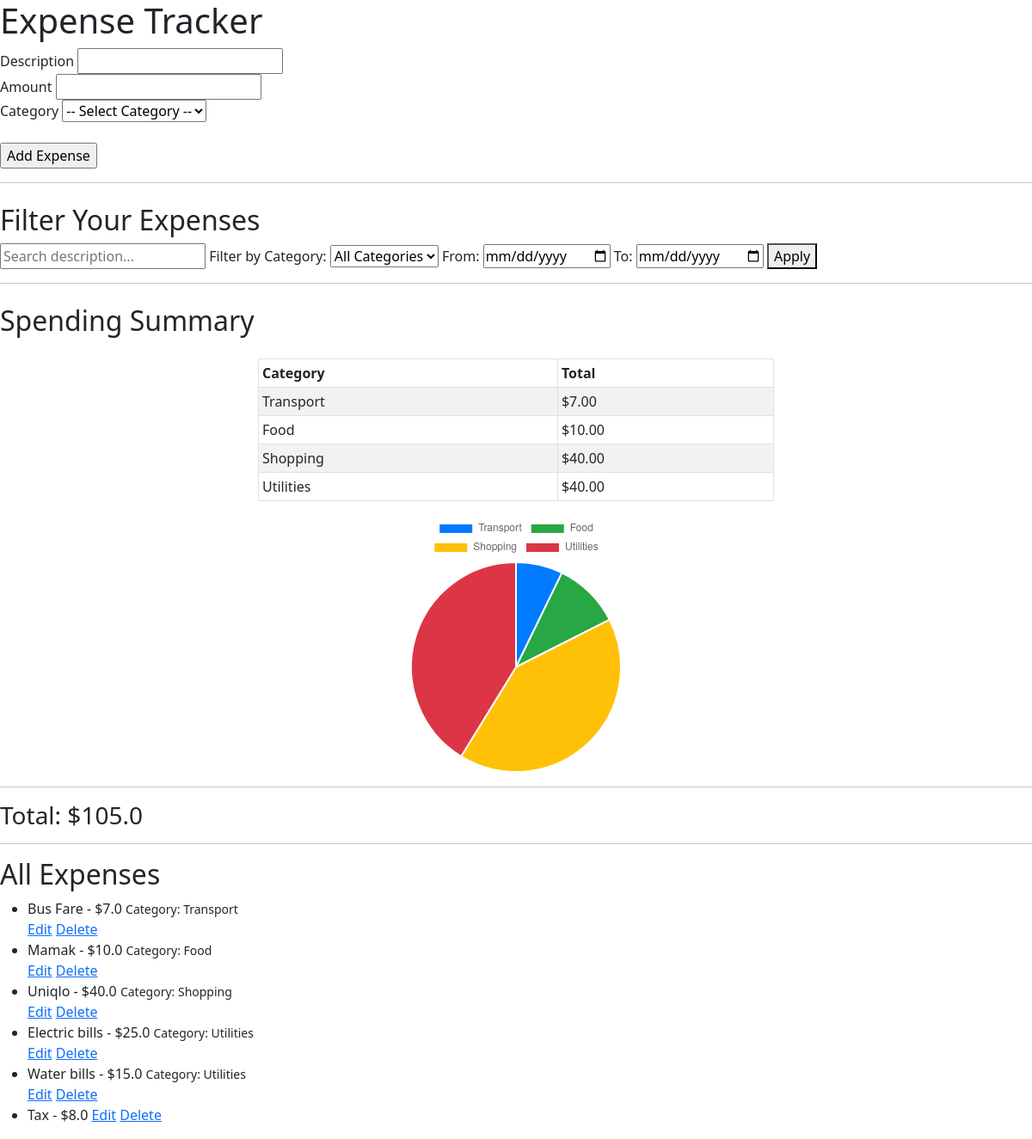
The app's page /, older data.
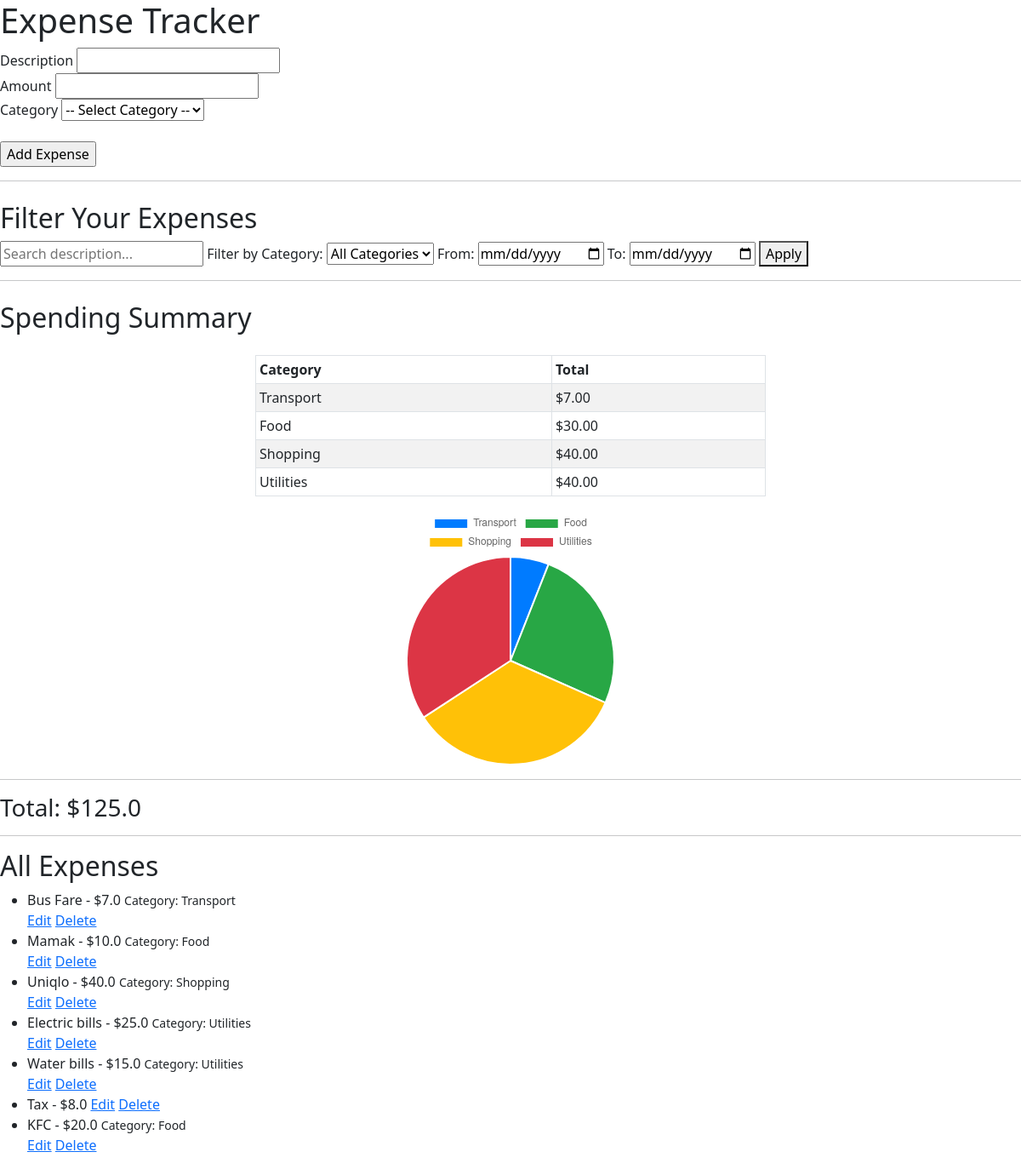
The same page, newer data.
### app/models.py (models this page shows)
class Category(db.Model):
    id = db.Column(db.Integer, primary_key=True)
    name = db.Column(db.String(50), nullable=False, unique=True)
    expenses = db.relationship('Expense', backref='category', lazy=True)

class Expense(db.Model):
    id = db.Column(db.Integer, primary_key=True)
    description = db.Column(db.String(100), nullable=False)
    amount = db.Column(db.Float, nullable=False)
    date = db.Column(db.Date, nullable=False)
    category_id = db.Column(db.Integer, db.ForeignKey('category.id'), nullable=True)

### app/routes.py (the view, shortened to what this page needs)
@main.route('/', methods=['GET', 'POST'])
def index():
    form = ExpenseForm()
    query = request.args.get('q', '')
    cat_id = request.args.get('cat_id', type=int)
    start_date_str = request.args.get('start_date')
    end_date_str = request.args.get('end_date')
    categories = Category.query.all()
    expenses_query = Expense.query
    if query:
        expenses_query = expenses_query.filter(Expense.description.ilike(f"%{query}%"))
    if cat_id:
        expenses_query = expenses_query.filter_by(category_id=cat_id)
    if start_date_str:
        start_date = datetime.datetime.strptime(start_date_str, "%Y-%m-%d").date()
        expenses_query = expenses_query.filter(Expense.date >= start_date)
    else:
        start_date = None
    if end_date_str:
        end_date = datetime.datetime.strptime(end_date_str, "%Y-%m-%d").date()
        expenses_query = expenses_query.filter(Expense.date <= end_date)
    else:
        end_date = None
    expenses = expenses_query.all()
    total = sum(exp.amount for exp in expenses)
    from collections import defaultdict
    category_totals = defaultdict(float)
    for exp in expenses:
        if exp.category:
            category_totals[exp.category.name] += exp.amount
    return render_template(
        'index.html',
        form=form,
        expenses=expenses,
        total=total, query=query,
        categories=categories,
        selected_cat_id=cat_id,
        category_totals=category_totals,
        start_date=start_date_str,
        end_date=end_date_str
    )

### app/forms.py
class ExpenseForm(FlaskForm):
    description = StringField('Description', validators=[DataRequired()])
    amount = DecimalField('Amount', validators=[DataRequired()])
    submit = SubmitField('Add Expense')

### app/templates/index.html (shortened to what this page needs)
<!doctype html>
<html lang="en">
  <head>
    <link rel="stylesheet" href="https://cdn.jsdelivr.net/npm/bootstrap@5.3.0/dist/css/bootstrap.min.css">
  </head>
  <body>
    <h1>Expense Tracker</h1>
    <form method="POST">
      {{ form.description.label }} {{ form.description() }}<br>
      {{ form.amount.label }} {{ form.amount() }}<br>
      <label for="category">Category</label>
      <select name="category_id">
        <option value="">-- Select Category --</option>
      </select><br><br>
      {{ form.submit() }}
    </form>
    <hr>
    <h2 class="mt-4">Filter Your Expenses</h2>
    <form method="GET" action="/">
      <input type="text" name="q" value="{{ query }}" placeholder="Search description...">
      <label for="cat_id">Filter by Category:</label>
      <select name="cat_id">
        <option value="">All Categories</option>
      </select>
      <label for="start_date">From:</label>
      <input type="date" name="start_date" value="{{ start_date }}">
      <label for="end_date">To:</label>
      <input type="date" name="end_date" value="{{ end_date }}">
      <button type="submit">Apply</button>
    </form>
    <hr>
    <h2 class="mt-4">Spending Summary</h2>
    <table class="table table-sm table-striped table-bordered w-50 mx-auto mt-4">
      <thead>
        <tr>
          <th>Category</th>
          <th>Total</th>
        </tr>
      </thead>
      <tbody>
        {% for cat, total in category_totals.items() %}
          <tr>
            <td>{{ cat }}</td>
            <td>${{ '%.2f'|format(total) }}</td>
          </tr>
        {% endfor %}
      </tbody>
    </table>
    <canvas id="categoryChart" style="max-width: 400px; margin: auto;"></canvas>
    <script>
      const ctx = document.getElementById('categoryChart').getContext('2d');
      const chart = new Chart(ctx, {
        type: 'pie',
        data: {
          labels: {{ category_totals.keys()|list|tojson }},
          datasets: [{
            label: 'Spending by Category',
            data: {{ category_totals.values()|list|tojson }},
            backgroundColor: ['#007bff', '#28a745', '#ffc107', '#dc3545', '#6610f2']
          }]
        }
      });
    </script>
    <hr>
    <h3>Total: ${{ total }}</h3>
    <hr>
    <h2>All Expenses</h2>
    <ul>
      {% for expense in expenses %}
        <li>{{ expense.description }} - ${{ expense.amount }}
            {% if expense.category %}
              <small>Category: {{ expense.category.name }}</small><br>
            {% endif %}
            <a href="{{ url_for('main.edit_expense', expense_id=expense.id) }}">Edit</a>
            <a href="{{ url_for('main.delete_expense', expense_id=expense.id) }}">Delete</a>
        </li>
      {% else %}
        <li>No expenses yet.</li>
      {% endfor %}
    </ul>
  </body>
</html>

Row changes from the older to the newer data that the page shows:
computed for Category "Food": total "10.00" → "30.00"
added Expense: description "KFC", amount "20.0", category.name "Food"
Text that changed along with them:
chart data {{ category_totals.values()|list|tojson }}: [7.0, 10.0, 40.0, 40.0] → [7.0, 30.0, 40.0, 40.0]
{{ total }}: "105.0" → "125.0"
